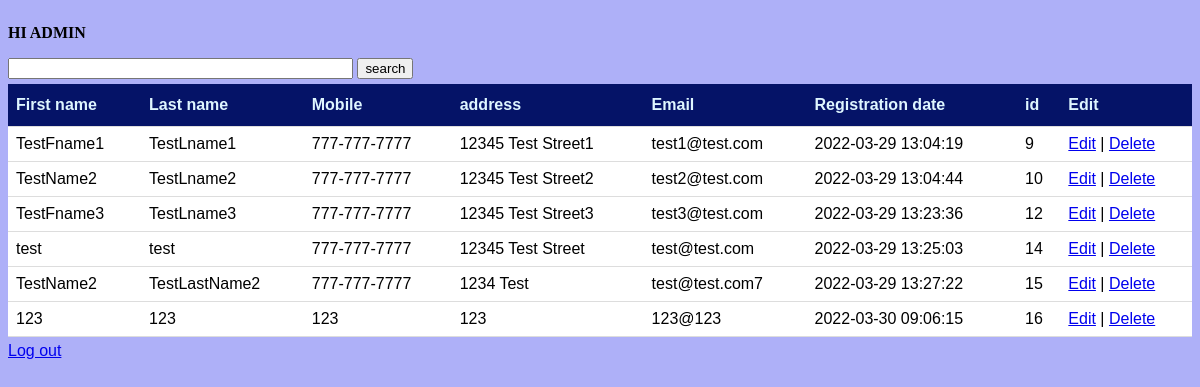
Page /admin_dashboard.php (signed in) on the committed database.
### tables this page shows
CREATE TABLE `user_accounts` (
  `id` int(11) NOT NULL,
  `account_number` bigint(20) NOT NULL,
  `pin` int(11) NOT NULL,
  `first_name` varchar(100) NOT NULL,
  `last_name` varchar(100) NOT NULL,
  `mobile` varchar(30) NOT NULL,
  `address` varchar(100) NOT NULL,
  `email` varchar(100) NOT NULL,
  `username` varchar(100) NOT NULL,
  `pwd` varchar(100) NOT NULL,
  `balance` float NOT NULL,
  `reg_date` datetime NOT NULL DEFAULT current_timestamp()
);

### admin_dashboard.php (the view, shortened to what this page needs)
<?php
if (isset($_SESSION['user_id'])) {
  $array_result = InsertValue();
} else {
  header("Location: session_error.php");
  die();
}
function InsertValue()
{
  $array_result = array();
  require "connect.php";
  $sql = "select * from user_accounts";
  $result = $conn->query($sql);
  if ($result->num_rows > 0) {
    $array_result = $result->fetch_all(MYSQLI_ASSOC);
  } else {
    echo "error" . $conn->connect_error;
  }
  return $array_result;
}
?>
<!DOCTYPE html>
<html lang="en">
<head>
  <link rel="stylesheet" href="css/admin.css">
</head>
<body>
  <p>HI ADMIN</p>
  <form name="form1" method="post" action="searchresults.php">
    <input name="search" type="text" size="40" maxlength="50">
    <input type="submit" name="Submit" value="search">
  </form>
  <table id="customers">
    <tr>
      <th>First name</th>
      <th>Last name</th>
      <th>Mobile</th>
      <th>address</th>
      <th>Email</th>
      <th>Registration date</th>
      <th>id</th>
      <th>Edit</th>
    </tr>
    <?php
    foreach ($array_result as $value) { ?>
      <tr>
        <td><?php echo $value['first_name']; ?></td>
        <td><?php echo $value['last_name']; ?></td>
        <td><?php echo $value['mobile']; ?></td>
        <td><?php echo $value['address']; ?></td>
        <td><?php echo $value['email']; ?></td>
        <td><?php echo $value['reg_date']; ?></td>
        <td><?php echo $value['id']; ?></td>
        <td><a href="edit.php">Edit</a> | <a href="edit.php">Delete</a></td>
      </tr>
    <?php } ?>
  </table>
  <a href="log_out.php" class="href">Log out</a> <br>
</body>
</html>

### CSS/admin.css (style rules this page uses)
* { font-family: sans-serif; box-sizing: border-box; }
body { background: #aeb0f8; display: flex; height: 100vh; flex-direction: column; }
.href { margin-top: 5px; }
p { font-size: 16px; font-weight: bold; font-family: cursive; }
#customers tr:nth-child(even) { background-color: #f2f2f2; }
#customers th { padding-top: 12px; padding-bottom: 12px; text-align: left; background-color: #051367; color: #dff6ff; }
form { margin-bottom: 5px; }
table { border-collapse: collapse; width: 100%; }
th, td { padding: 8px; text-align: left; border-bottom: 1px solid #ddd; background-color: white; }

### rows in the picture
user_accounts: first_name "TestFname1", last_name "TestLname1", mobile "777-777-7777", address "12345 Test Street1", email "test1@test.com", reg_date "2022-03-29 13:04:19", id "9"
user_accounts: first_name "TestName2", last_name "TestLname2", mobile "777-777-7777", address "12345 Test Street2", email "test2@test.com", reg_date "2022-03-29 13:04:44", id "10"
user_accounts: first_name "TestFname3", last_name "TestLname3", mobile "777-777-7777", address "12345 Test Street3", email "test3@test.com", reg_date "2022-03-29 13:23:36", id "12"
user_accounts: first_name "test", last_name "test", mobile "777-777-7777", address "12345 Test Street", email "test@test.com", reg_date "2022-03-29 13:25:03", id "14"
user_accounts: first_name "TestName2", last_name "TestLastName2", mobile "777-777-7777", address "1234 Test", email "test@test.com7", reg_date "2022-03-29 13:27:22", id "15"
user_accounts: first_name "123", last_name "123", mobile "123", address "123", email "123@123", reg_date "2022-03-30 09:06:15", id "16"
